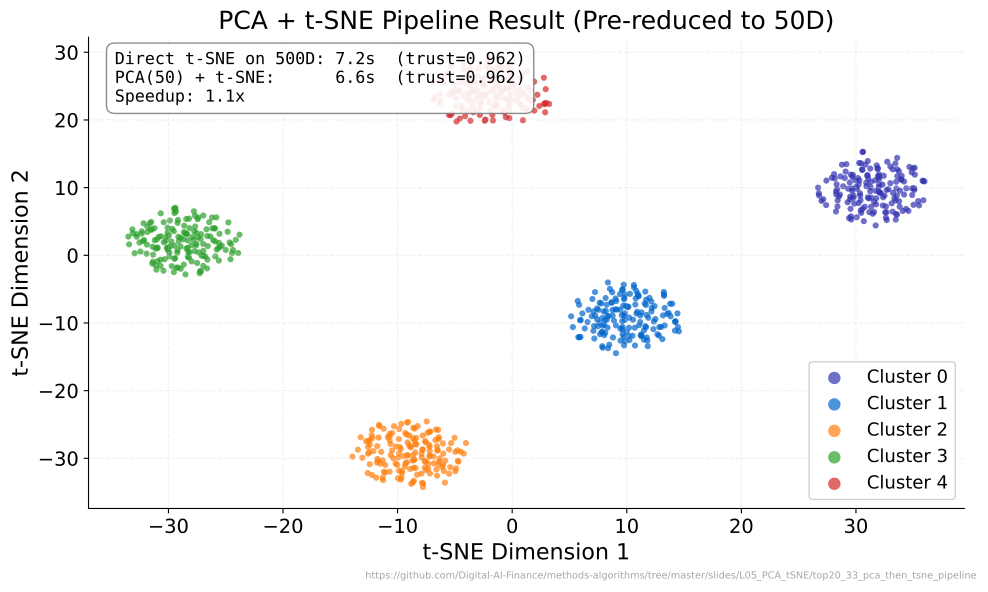

Write Python code to recreate this figure.
"""PCA + t-SNE Pipeline Result (Pre-reduced to 50D) - Speedup demonstration."""
import matplotlib.pyplot as plt
import numpy as np
import time
from pathlib import Path
from sklearn.datasets import make_blobs
from sklearn.decomposition import PCA
from sklearn.manifold import TSNE, trustworthiness
import sys
sys.path.insert(0, str(Path(__file__).resolve().parents[3] / 'templates'))
from chart_style import apply_style, COLORS, MLPURPLE, MLBLUE, MLORANGE, MLGREEN, MLRED, MLLAVENDER
apply_style()

CHART_METADATA = {
    "title": "PCA + t-SNE Pipeline Result (Pre-reduced to 50D)",
    "description": "Scatter plot of PCA(50) then t-SNE result with timing comparison annotation.",
    "url": "https://github.com/Digital-AI-Finance/methods-algorithms/tree/master/slides/L05_PCA_tSNE/top20_33_pca_then_tsne_pipeline"
}


np.random.seed(42)

# Data: 5 blobs, 800 samples, 500D (10 informative + 490 noise)
X_info, y = make_blobs(n_samples=800, n_features=10, centers=5, random_state=42)
X_noise = np.random.RandomState(42).randn(800, 490) * 0.3
X = np.hstack([X_info, X_noise])

cluster_colors = [MLPURPLE, MLBLUE, MLORANGE, MLGREEN, MLRED]

# Direct t-SNE on 500D
t0 = time.time()
X_direct = TSNE(n_components=2, random_state=42).fit_transform(X)
time_direct = time.time() - t0
trust_direct = trustworthiness(X, X_direct, n_neighbors=10)

# PCA(50) + t-SNE pipeline
t0 = time.time()
X_pca50 = PCA(n_components=50, random_state=42).fit_transform(X)
X_pipeline = TSNE(n_components=2, random_state=42).fit_transform(X_pca50)
time_pipeline = time.time() - t0
trust_pipeline = trustworthiness(X, X_pipeline, n_neighbors=10)

speedup = time_direct / time_pipeline if time_pipeline > 0 else 1.0

fig, ax = plt.subplots()

for c in range(5):
    mask = y == c
    ax.scatter(X_pipeline[mask, 0], X_pipeline[mask, 1],
               c=cluster_colors[c], s=20, alpha=0.7, edgecolors='none',
               label=f'Cluster {c}')

# Annotation box with comparison
textstr = (f'Direct t-SNE on 500D: {time_direct:.1f}s  (trust={trust_direct:.3f})\n'
           f'PCA(50) + t-SNE:      {time_pipeline:.1f}s  (trust={trust_pipeline:.3f})\n'
           f'Speedup: {speedup:.1f}x')
props = dict(boxstyle='round,pad=0.5', facecolor='white', edgecolor='gray', alpha=0.9)
ax.text(0.03, 0.97, textstr, transform=ax.transAxes, fontsize=12,
        verticalalignment='top', bbox=props, family='monospace')

ax.set_xlabel('t-SNE Dimension 1')
ax.set_ylabel('t-SNE Dimension 2')
ax.set_title('PCA + t-SNE Pipeline Result (Pre-reduced to 50D)')
ax.legend(loc='lower right', markerscale=2, framealpha=0.9)

plt.figtext(0.99, 0.01, CHART_METADATA['url'], fontsize=7, color='gray', ha='right', va='bottom', alpha=0.7)
plt.tight_layout()
plt.savefig(Path(__file__).parent / 'chart.pdf', dpi=300, bbox_inches='tight', facecolor='white')
plt.close()
